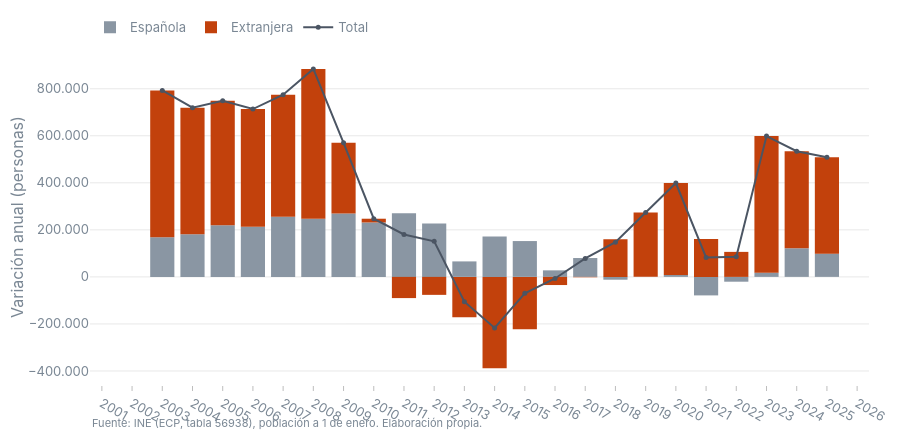

Source (notebook cell):
### Code cell
#| label: fig-var-nac
#| fig-cap: "Variación anual de la población española y extranjera (barras apiladas) y del total (línea)"
fig_variacion_anual(nac, "Española", "Extranjera").show()

### Figure 1 — Plotly figure (JSON) as saved in the notebook; plotly's stock layout.template omitted (floating-point values rounded to 4 significant figures)
{"data": [{"hovertemplate": "%{hovertext}", "hovertext": [" personas ()", "+168.509 personas (+0,43 %)", "+180.858 personas (+0,46 %)", "+219.465 personas (+0,55 %)", "+212.922 personas (+0,53 %)", "+256.172 personas (+0,64 %)", "+247.418 personas (+0,61 %)", "+269.969 personas (+0,67 %)", "+231.430 personas (+0,57 %)", "+270.692 personas (+0,66 %)", "+227.452 personas (+0,55 %)", "+65.880 personas (+0,16 %)", "+171.326 personas (+0,41 %)", "+152.345 personas (+0,36 %)", "+27.813 personas (+0,07 %)", "+80.190 personas (+0,19 %)", "-11.992 personas (-0,03 %)", "+441 personas (+0,00 %)", "+8.583 personas (+0,02 %)", "-78.676 personas (-0,19 %)", "-20.415 personas (-0,05 %)", "+18.060 personas (+0,04 %)", "+121.672 personas (+0,29 %)", "+98.913 personas (+0,23 %)"], "marker": {"color": "#8a96a3"}, "name": "Española", "type": "bar", "x": [2002, 2003, 2004, 2005, 2006, 2007, 2008, 2009, 2010, 2011, 2012, 2013, 2014, 2015, 2016, 2017, 2018, 2019, 2020, 2021, 2022, 2023, 2024, 2025], "y": [null, 168509, 180858, 219465, 212922, 256172, 247418, 269969, 231430, 270692, 227452, 65880, 171326, 152345, 27813, 80190, -11992, 441, 8583, -78676, -20415, 18060, 121672, 98913]}, {"hovertemplate": "%{hovertext}", "hovertext": [" personas ()", "+624.055 personas (+35,91 %)", "+538.761 personas (+22,81 %)", "+529.416 personas (+18,25 %)", "+500.712 personas (+14,60 %)", "+518.518 personas (+13,19 %)", "+636.861 personas (+14,31 %)", "+300.364 personas (+5,91 %)", "+15.920 personas (+0,30 %)", "-90.139 personas (-1,67 %)", "-76.410 personas (-1,44 %)", "-171.446 personas (-3,27 %)", "-388.232 personas (-7,67 %)", "-222.367 personas (-4,76 %)", "-34.651 personas (-0,78 %)", "-1.681 personas (-0,04 %)", "+159.669 personas (+3,61 %)", "+273.440 personas (+5,97 %)", "+390.516 personas (+8,05 %)", "+161.424 personas (+3,08 %)", "+106.344 personas (+1,97 %)", "+580.574 personas (+10,54 %)", "+412.662 personas (+6,78 %)", "+409.689 personas (+6,30 %)"], "marker": {"color": "#c2410c"}, "name": "Extranjera", "type": "bar", "x": [2002, 2003, 2004, 2005, 2006, 2007, 2008, 2009, 2010, 2011, 2012, 2013, 2014, 2015, 2016, 2017, 2018, 2019, 2020, 2021, 2022, 2023, 2024, 2025], "y": [null, 624055, 538761, 529416, 500712, 518518, 636861, 300364, 15920, -90139, -76410, -171446, -388232, -222367, -34651, -1681, 159669, 273440, 390516, 161424, 106344, 580574, 412662, 409689]}, {"hovertemplate": "%{hovertext}", "hovertext": [" personas ()", "+792.565 personas (+1,93 %)", "+719.618 personas (+1,72 %)", "+748.881 personas (+1,76 %)", "+713.634 personas (+1,65 %)", "+774.690 personas (+1,76 %)", "+884.279 personas (+1,97 %)", "+570.333 personas (+1,25 %)", "+247.350 personas (+0,53 %)", "+180.554 personas (+0,39 %)", "+151.041 personas (+0,32 %)", "-105.566 personas (-0,23 %)", "-216.906 personas (-0,46 %)", "-70.022 personas (-0,15 %)", "-6.838 personas (-0,01 %)", "+78.509 personas (+0,17 %)", "+147.677 personas (+0,32 %)", "+273.881 personas (+0,59 %)", "+399.099 personas (+0,85 %)", "+82.748 personas (+0,17 %)", "+85.929 personas (+0,18 %)", "+598.634 personas (+1,26 %)", "+534.334 personas (+1,11 %)", "+508.602 personas (+1,05 %)"], "line": {"color": "#4b5563", "width": 2}, "marker": {"size": 5}, "mode": "lines+markers", "name": "Total", "type": "scatter", "x": [2002, 2003, 2004, 2005, 2006, 2007, 2008, 2009, 2010, 2011, 2012, 2013, 2014, 2015, 2016, 2017, 2018, 2019, 2020, 2021, 2022, 2023, 2024, 2025], "y": [null, 792565, 719618, 748881, 713634, 774690, 884279, 570333, 247350, 180554, 151041, -105566, -216906, -70022, -6838, 78509, 147677, 273881, 399099, 82748, 85929, 598634, 534334, 508602]}], "layout": {"annotations": [{"font": {"color": "#7a8794", "size": 11}, "showarrow": false, "text": "Fuente: INE (ECP, tabla 56938), población a 1 de enero. Elaboración propia.", "x": 0, "xanchor": "left", "xref": "paper", "y": -0.14, "yref": "paper"}], "barmode": "relative", "height": 440, "margin": {"b": 55}, "xaxis": {"dtick": 1}, "yaxis": {"title": {"text": "Variación anual (personas)"}}}}
